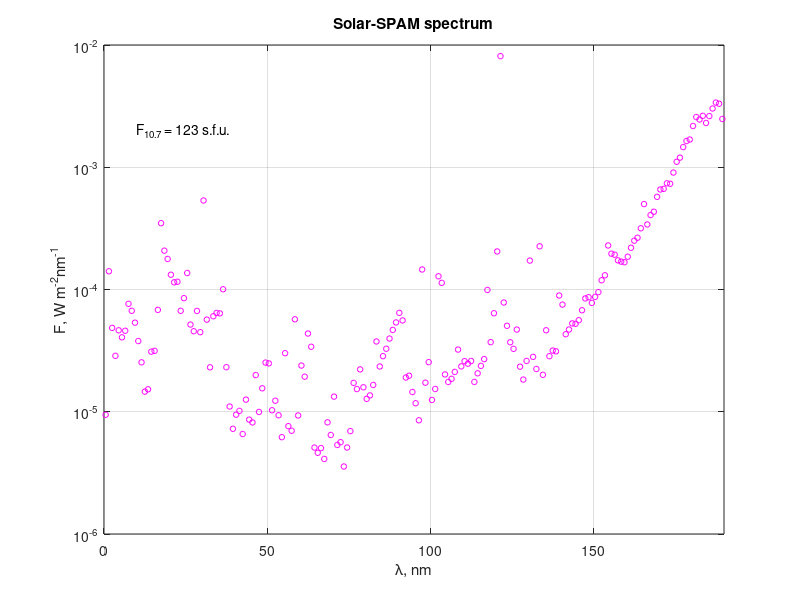

This figure's MATLAB source:
clear all
% The Solar-SPAM model reconstructs the solar irradiance spectrum  F, W/(m^2*nm)  
% in the 0-190 nm wavelength range at the top of the Earth's atmosphere  
% depending on the solar radio emission flux F10.7.
%
% The Solar-SPAM model was developed by Vera Nikolaeva and Evgeny Gordeev
% and published in Space Weather [Nikolaeva and Gordeev, 2022].




%% ----- INPUT -----
F107 = 123 ;  % F10.7 index within valid limits of applicability: 65 < F10.7 < 200 s.f.u. 
% -------------------------------------------------------------------------



%% ----- Solar-SPAM -----
tab_SSPAM = load('tab_SolarSPAM.txt') ;
lambda = tab_SSPAM(:,1) ;  % wavelength
p1_SSPAM = tab_SSPAM(:,2) ;
p2_SSPAM = tab_SSPAM(:,3) ;
p3_SSPAM = tab_SSPAM(:,4) ;

% -- photon energy flux at the top of atmosphere --
Ftop = p1_SSPAM.*F107^2 + p2_SSPAM.*F107 + p3_SSPAM ; 
%--------------------------------------------------------------------------


%% ----- spectrum visualization ------
figure
stem(lambda, Ftop, 'om', 'markersize', 4) ;  hold on ; grid on ;
xlim([0 190]) ; ylim([1e-6 1e-2]) ;
set(gca,'yscal','log')
xlabel('\lambda, nm') ;
ylabel('F, W m^-^2nm^-^1') ;
title('Solar-SPAM spectrum') ;
text(10, 2e-3, ['F_1_0_._7 = ',num2str(F107),' s.f.u.']) ;
%--------------------------------------------------------------------------
 



